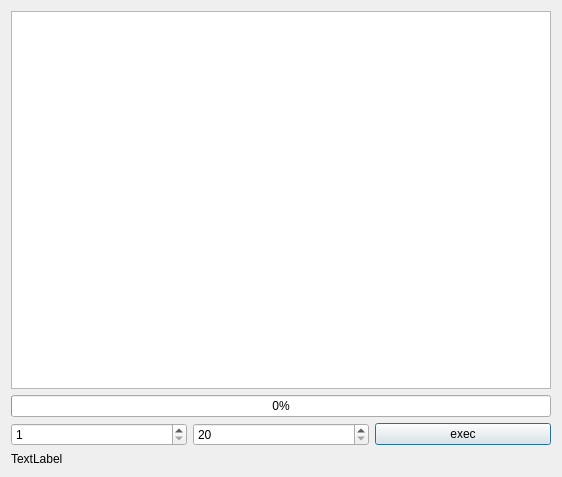
<?xml version="1.0" encoding="UTF-8"?>
<ui version="4.0">
 <class>Dialog</class>
 <widget class="QDialog" name="Dialog">
  <property name="geometry">
   <rect>
    <x>0</x>
    <y>0</y>
    <width>562</width>
    <height>477</height>
   </rect>
  </property>
  <property name="sizePolicy">
   <sizepolicy hsizetype="Expanding" vsizetype="Expanding">
    <horstretch>0</horstretch>
    <verstretch>0</verstretch>
   </sizepolicy>
  </property>
  <property name="windowTitle">
   <string>Dialog</string>
  </property>
  <layout class="QVBoxLayout" name="verticalLayout_2">
   <item>
    <layout class="QVBoxLayout" name="verticalLayout" stretch="0,0,0">
     <property name="sizeConstraint">
      <enum>QLayout::SetMaximumSize</enum>
     </property>
     <property name="leftMargin">
      <number>0</number>
     </property>
     <property name="topMargin">
      <number>0</number>
     </property>
     <property name="rightMargin">
      <number>0</number>
     </property>
     <property name="bottomMargin">
      <number>0</number>
     </property>
     <item>
      <widget class="QTableWidget" name="tableWidget"/>
     </item>
     <item>
      <widget class="QProgressBar" name="progressBar">
       <property name="value">
        <number>0</number>
       </property>
      </widget>
     </item>
     <item>
      <layout class="QHBoxLayout" name="horizontalLayout">
       <item>
        <widget class="QSpinBox" name="spinPage">
         <property name="minimum">
          <number>1</number>
         </property>
        </widget>
       </item>
       <item>
        <widget class="QSpinBox" name="spinMax">
         <property name="minimum">
          <number>20</number>
         </property>
         <property name="maximum">
          <number>500</number>
         </property>
         <property name="singleStep">
          <number>10</number>
         </property>
        </widget>
       </item>
       <item>
        <widget class="QPushButton" name="pushButton">
         <property name="text">
          <string>exec</string>
         </property>
        </widget>
       </item>
      </layout>
     </item>
    </layout>
   </item>
   <item>
    <widget class="QLabel" name="label">
     <property name="text">
      <string>TextLabel</string>
     </property>
    </widget>
   </item>
  </layout>
 </widget>
 <resources/>
 <connections/>
</ui>
